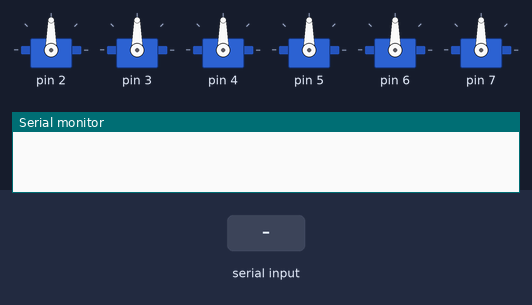
A sketch run on a simulated Arduino Uno, built with avr-gcc and run on an emulated ATmega328P. On the bench: 6 × servo, the last lines printed to the serial monitor. Inputs (shaded band) come from the test bench.

Above: at 1.2 s.
1.3 s: "home" received over Serial
At 2.7 s:
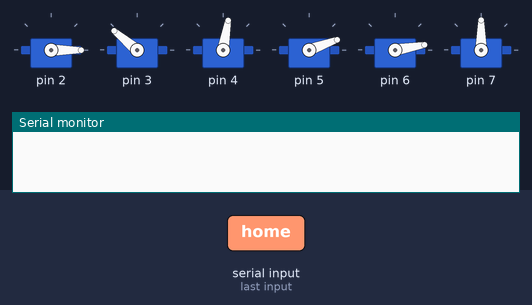
3.8 s: "go" received over Serial
At 5.8 s:
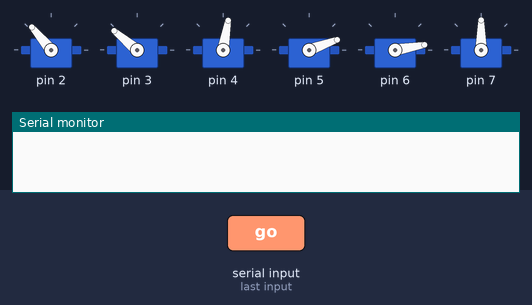
14.3 s: "return" received over Serial
At 17.3 s:
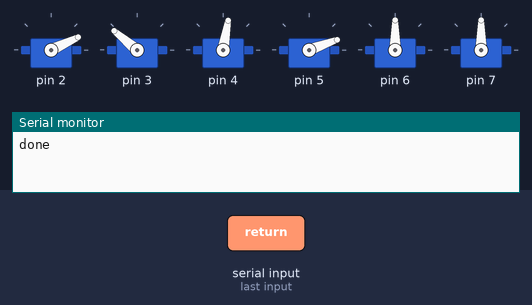
Timing chart, 0 to 21.3 s (numbered marks = the images above; inputs shaded):
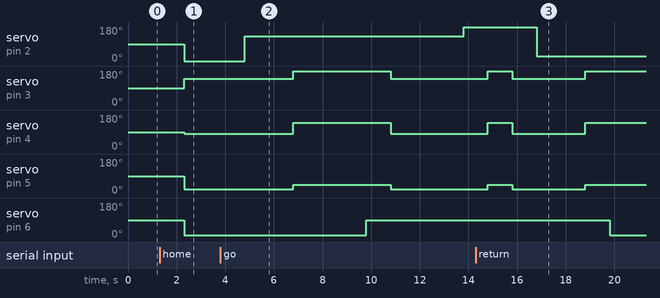

Measured:
- after the input at 1.3 s, servo on pin 2: 90° → 0° after 1.0 s; servo on pin 3: 90° → 140° after 1.0 s; servo on pin 4: 90° → 80° after 1.0 s; servo on pin 5: 90° → 20° after 1.0 s; servo on pin 6: 90° → 10° after 1.0 s
- after the input at 3.8 s, servo on pin 2: 0° → 130° after 1.0 s, → 180° 9.0 s later; servo on pin 3: 140° → 180° after 3.0 s, → 140° 4.0 s later; servo on pin 4: 80° → 140° after 3.0 s, → 80° 4.0 s later; servo on pin 5: 20° → 45° after 3.0 s, → 20° 4.0 s later; servo on pin 6: 10° → 90° after 6.0 s
- after the input at 14.3 s, servo on pin 2: 180° → 25° after 2.5 s; servo on pin 6: 90° → 10° after 5.5 s

The sketch:

arm_firmware.ino
```cpp
#include <Servo.h>
Servo servos[7];

void setup() {
  // put your setup code here, to run once:

  Serial.begin(9600);
  servos[1].attach(2);
  servos[2].attach(3);
  servos[3].attach(4);
  servos[4].attach(5);
  servos[5].attach(6);
  servos[6].attach(7);
}

void moveServo(int servo, int amt)
{
  servos[servo].write(amt);
  }

void turn(int deg)
{

  }
 void retBase()
 {

  }
void loop() {
  // put your main code here, to run repeatedly:
  while (Serial.available() > 0) {
     String s = Serial.readString();
     if (s.equals("home"))
     {
      moveServo(1,0);
      moveServo(2,140);
      moveServo(3,80);
      moveServo(4,20);
      moveServo(5,10);
      }
      if (s.equals("go"))
      {
        moveServo(1,130);
        delay(2000);
        moveServo(2,180);
        moveServo(3,140);
        moveServo(4,45);
        moveServo(5,10);
        delay(3000);
        moveServo(5,90);
        delay(1000);
        moveServo(2,140);
        moveServo(3,80);
        moveServo(4,20);
        delay(3000);
        moveServo(1,180);
        delay(1000);
        moveServo(2,180);
        moveServo(3,140);
        moveServo(4,45);
        Serial.print("done");
        }
        if (s.equals("return"))
        {
           moveServo(2,140);
        moveServo(3,80);
        moveServo(4,20);
        delay(1000);
        moveServo(1,25);
        delay(2000);
        moveServo(2,180);
        moveServo(3,140);
        moveServo(4,45);
        delay(1000);
        moveServo(5,10);
        Serial.print("returned");
          }
  }

}
```
